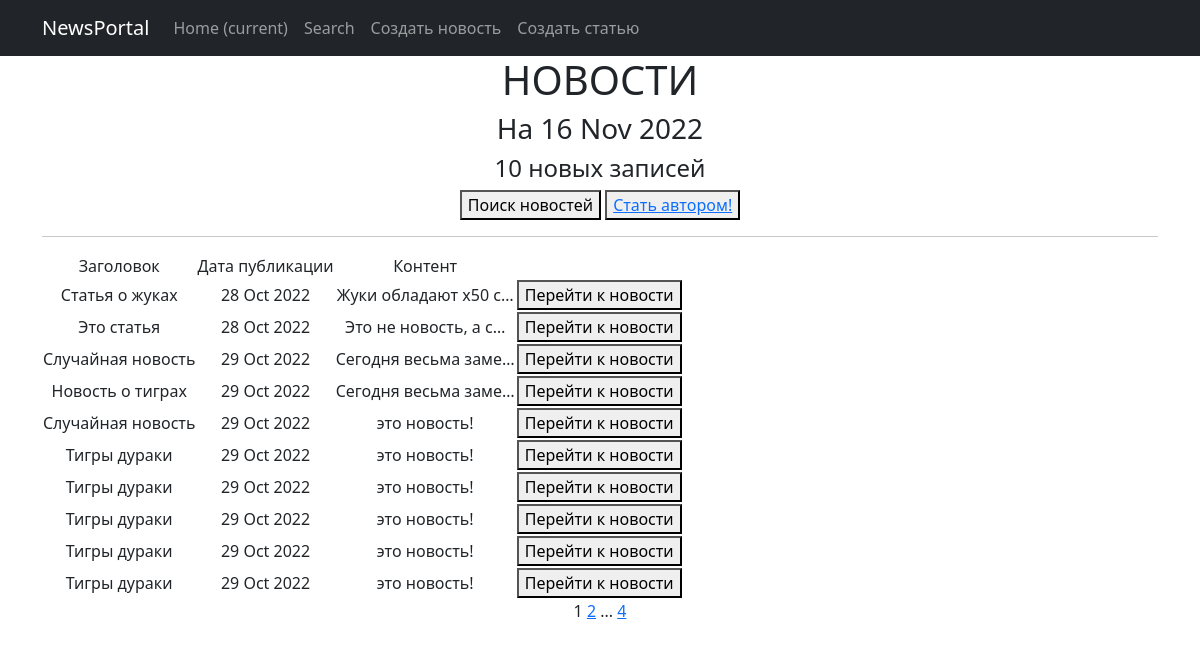
Page /news/ on the committed database.
### NewsPortal/models.py (models this page shows, shortened)
class Post(models.Model):
    NEWS = 'NW'
    ARTICLE = 'AR'
    CATEGORY_CHOICES = (
        (NEWS, 'Новость'),
        (ARTICLE, 'Статья'),
    )
    categoryType = models.CharField(max_length=2, choices=CATEGORY_CHOICES, default=NEWS)
    time_post = models.DateTimeField(auto_now_add=True)
    header = models.CharField(max_length=255)
    content = models.TextField()
    _post_rating = models.IntegerField(default=0)
    author = models.ForeignKey(Author, on_delete=models.CASCADE)  # 1 to many Author
    category = models.ManyToManyField(Category, through='PostCategory')  # many to many Category

### NewsPortal/views.py (the view)
# urls.py: path('',  cache_page(60)(NewsList.as_view()), name='news'),
class NewsList(ListView):
    model = Post
    ordering = 'time_post'
    template_name = 'news.html'
    context_object_name = 'posts'
    paginate_by = 10
    def get_context_data(self, **kwargs):
        context = super().get_context_data(**kwargs)
        context['time_now'] = datetime.utcnow()
        context['filterset'] = self.filterset
        context['is_not_author'] = not self.request.user.groups.filter(name='authors').exists()
        return context
    def get_queryset(self):
        queryset = super().get_queryset()
        self.filterset = NewsFilter(self.request.GET, queryset)
        return self.filterset.qs

### NewsPortal/templatetags/custom_filters.py (called while the page is built)
@register.filter()
def censor(value):
    cen = ['дурак', 'идиот', 'придурок']
    header_list = value.split()
    new_value = []
    for word in header_list:
        if word.lower() in cen:
            word = '*' * len(word)
            new_value.append(word)
        else:
            new_value.append(word)
    return " ".join(new_value)

### NewsPortal/templatetags/custom_tags.py (called while the page is built)
@register.simple_tag(takes_context=True)
def url_replace(context, **kwargs):
    d = context['request'].GET.copy()
    for k, v in kwargs.items():
        d[k] = v
    return d.urlencode()

### templates/news.html (shortened to what this page needs)
{% extends 'flatpages/default.html' %}
{% load custom_filters %}
{% load custom_tags %}
{% block content %}
    <h1>НОВОСТИ</h1>
    <h3>На {{ time_now|date:'d M Y' }}</h3>
    <h4>{{posts | length}} новых записей</h4>
    <button onclick="window.location.href = 'http://127.0.0.1:8000/news/search/';">Поиск новостей</button>
    {% if is_not_author %}
        <button> <a href="upgrade/"> Стать автором!</a> </button>
    {% endif %}
    <hr>
    {% if posts %}
       <table>
           <tr>
               <td>
                   Заголовок
               </td>
               <td>
                   Дата публикации
               </td>
               <td>
                   Контент
               </td>
               <td>
               </td>
           </tr>
           {% for post in posts %}
           <tr>
               <td>{{ post.header | censor }}</td>
               <td>{{ post.time_post | date:'d M Y' }}</td>
               <td>{{ post.content | censor | truncatechars:20 }}</td>
               <td>
                   <button onclick="window.location.href = '{% url 'news_detail' post.id %}';">Перейти к новости</button>
               </td>
           </tr>
           {% endfor %}
       </table>
    {% else %}
       <h2>No news</h2>
    {% endif %}
    {{ page_obj.number }}
    {% if page_obj.has_next %}
        <a href="?{% url_replace page=page_obj.next_page_number %}">{{ page_obj.next_page_number }}</a>
        {% if paginator.num_pages != page_obj.next_page_number %}
            ...
             <a href="?{% url_replace page=page_obj.paginator.num_pages %}">{{ page_obj.paginator.num_pages }}</a>
        {% endif %}
    {% endif %}
{% endblock content %}

### rows in the picture
Post: header|censor "Статья о жуках", time_post "28 Oct 2022", content|censor "Жуки обладают x50 с…"
Post: header|censor "Это статья", time_post "28 Oct 2022", content|censor "Это не новость, а с…"
Post: header|censor "Случайная новость", time_post "29 Oct 2022", content|censor "Сегодня весьма заме…"
Post: header|censor "Новость о тиграх", time_post "29 Oct 2022", content|censor "Сегодня весьма заме…"
Post: header|censor "Случайная новость", time_post "29 Oct 2022", content|censor "это новость!"
Post: header|censor "Тигры дураки", time_post "29 Oct 2022", content|censor "это новость!"
Post: header|censor "Тигры дураки", time_post "29 Oct 2022", content|censor "это новость!"
Post: header|censor "Тигры дураки", time_post "29 Oct 2022", content|censor "это новость!"
Post: header|censor "Тигры дураки", time_post "29 Oct 2022", content|censor "это новость!"
Post: header|censor "Тигры дураки", time_post "29 Oct 2022", content|censor "это новость!"

### other values in the picture
{{ time_now|date:'d M Y' }} "16 Nov 2022"
{{ posts | length }} "10"
{{ page_obj.number }} "1"
{{ page_obj.next_page_number }} "2"
{{ page_obj.paginator.num_pages }} "4"
